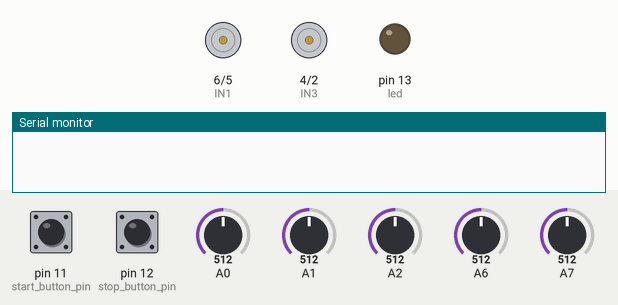
This sketch was run on a simulated Arduino Uno, built with avr-gcc and run on an emulated ATmega328P. On the bench: motor-driver pin pairs drawn as motors (green arrow = first pin HIGH = forward, orange = second pin HIGH = backward, longer = more drive, scaled by the enable pin), output pins drawn as LEDs (lit = HIGH), the last lines printed to the serial monitor. The test bench sets the inputs (shaded band); at power-on: pin 11 (start_button_pin) HIGH, A2 = 512, A0 = 512, pin 12 (stop_button_pin) HIGH, A1 = 512, A6 = 512, A7 = 512.

Above: at 1.2 s.
1.3 s: pin 11 (start_button_pin) pulled LOW for 0.15 s
At 2.4 s:
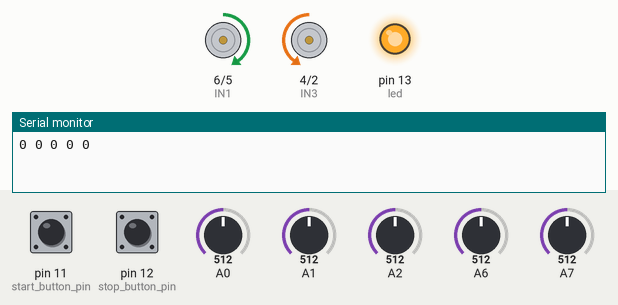
2.9 s: A2 set to 546
At 3.6 s:
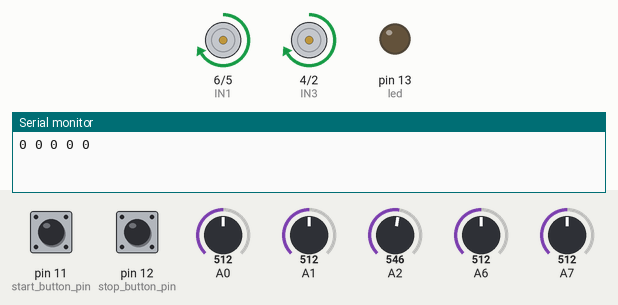
4.4 s: A0 set to 524
5.9 s: A0 set to 549
At 7.1 s:
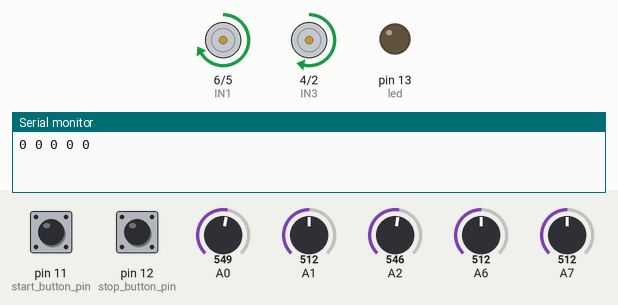
7.4 s: A2 set to 521
At 8.2 s:
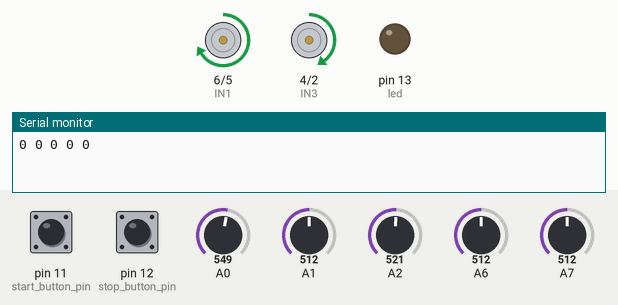
8.9 s: A0 set to 521
At 9.3 s:
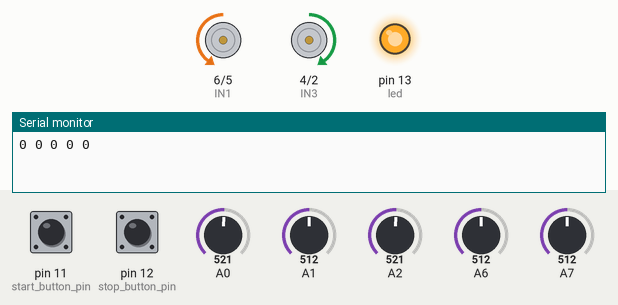
Timing chart, 0 to 11.4 s (numbered marks = the images above; inputs shaded):
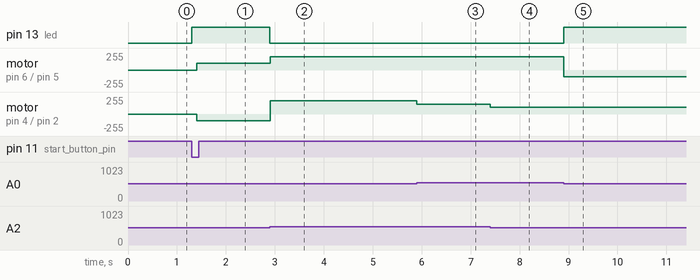

The sketch:

5_IR_v3.ino
```cpp
// Motor pin defines - Assigning Arduino pins to control the motor driver
#define IN1 6  // Motor B control pin 1
#define IN2 5  // Motor B control pin 2
#define IN3 4  // Motor A control pin 1
#define IN4 2  // Motor A control pin 2
#define enA 9  // Motor A PWM speed control pin
#define enB 3  // Motor B PWM speed control pin

// Variables for sensors and line-following settings
int s[6];                     // Array to store sensor readings
int total, sensor_position;    // Variables to store total sensor values and their position
int threshold = 531;           // Threshold to determine if the sensor detects a line
float avg;                     // Variable to store the average position of the detected line
int position[6] = {1, 2, 3, 4, 5};  // Array representing sensor positions (e.g., 1 to 5)
int set_point = 3;             // The target sensor position (center of the line)

// Pins for push buttons and LED
int start_button_pin = 11;  // Start button pin
int stop_button_pin = 12;   // Stop button pin
int led = 13;               // LED pin (usually built-in to Arduino)
bool is_running = false;    // Boolean to track if the robot is running or not

// PID control constants
int kp = 50;                // Proportional gain for PID control
int kd = 500;               // Derivative gain for PID control
int base_speed = 200;       // Base speed for motors
int turn_speed = 100;       // Speed for turning

void setup() {
  // Set motor driver pins as output
  pinMode(IN1, OUTPUT);
  pinMode(IN2, OUTPUT);
  pinMode(IN3, OUTPUT);
  pinMode(IN4, OUTPUT);

  // Configure button pins as input with pull-up resistors to avoid floating values
  pinMode(start_button_pin, INPUT_PULLUP);
  pinMode(stop_button_pin, INPUT_PULLUP);

  // Set LED pin as output
  pinMode(led, OUTPUT);

  // Start the Serial Monitor for debugging
  Serial.begin(9600);
}

void loop() {
  // Read the state of the start and stop buttons
  bool start_button_state = digitalRead(start_button_pin);
  bool stop_button_state = digitalRead(stop_button_pin);

  // If the start button is pressed, begin robot operation
  if (start_button_state == LOW) {
    is_running = true;
    digitalWrite(led, HIGH);  // Turn on LED to indicate the robot is running
  }

  // If the stop button is pressed, stop the robot
  if (stop_button_state == LOW) {
    is_running = false;
    digitalWrite(led, LOW);   // Turn off LED to indicate the robot is stopped
    motor(0, 0);              // Stop both motors
  }

  // If the robot is running, execute the line-following code
  if (is_running) {
    display_value();  // Display sensor values in the Serial Monitor for debugging
    PID_LINE_FOLLOW();  // Use PID control for line-following
  }
}

// Function to read sensor values and calculate the sensor position on the line
void Sensor_reading() {
  sensor_position = 0;  // Reset sensor position
  total = 0;            // Reset total number of sensors detecting the line

  // Loop through the sensors (A0, A1, A2, A6, A7)
  for (byte i = 0; i < 5; i++) {
    if (i > 2) {
      s[i] = analogRead(i + 3);  // Read sensors A6 and A7
    } else {
      s[i] = analogRead(i);      // Read sensors A0, A1, A2
    }

    // Convert sensor reading to binary (1 for detecting the line, 0 for no line)
    if (s[i] > threshold) s[i] = 1;
    else s[i] = 0;

    // Calculate sensor position based on active sensors
    sensor_position += s[i] * position[i];
    total += s[i];  // Count how many sensors are detecting the line
  }

  // If any sensor is detecting the line, calculate the average position
  if (total) avg = sensor_position / total;
}

// Function to implement PID-based line-following control
void PID_LINE_FOLLOW() {
  int PID_Value, P, D;        // Variables to store the PID values
  float error, previous_error = 0;  // Variables to store the error and previous error
  int left_motor_speed, right_motor_speed;  // Variables for motor speeds
  char t;                     // Variable to store the turn direction

  // Continue running while the robot is active
  while (is_running) {
    Sensor_reading();  // Read sensor values
    error = set_point - avg;  // Calculate error (difference between set point and average position)

    // Calculate the derivative (change in error)
    D = kd * (error - previous_error);

    // Calculate the proportional term
    P = error * kp;

    // Sum the P and D terms to get the final PID value
    PID_Value = P + D;

    // Update the previous error
    previous_error = error;

    // Adjust motor speeds based on the PID value
    right_motor_speed = base_speed - PID_Value;
    left_motor_speed = base_speed + PID_Value;

    // Call motor function to move the robot
    motor(left_motor_speed, right_motor_speed);

    // If no sensors detect the line, handle lost line situation
    if (total == 0) {  // No sensors detecting the line
      digitalWrite(led, HIGH);  // Turn on LED to indicate lost line

      // Handle turns if the robot is off the line
      if (t != 's') {
        if (t == 'r') motor(turn_speed, -turn_speed);  // Turn right if needed
        else motor(-turn_speed, turn_speed);           // Turn left if needed

        // Wait until the center sensor detects the line again
        while (!s[2]) Sensor_reading();
        digitalWrite(led, LOW);  // Turn off LED when back on line
      }
    }

    // Detect if a left or right turn is needed
    if (s[4] == 1 && s[0] == 0) t = 'l';  // Left turn detected
    if (s[4] == 0 && s[0] == 1) t = 'r';  // Right turn detected

    // Handle stop signals (all sensors detect the line)
    else if (total == 5) {
      Sensor_reading();  // Check again to confirm stop signal
      if (total == 5) {
        motor(0, 0);  // Stop the robot
        while (total == 5) Sensor_reading();  // Wait until it's off the stop signal
      }
    }
  }
}

// Function to display sensor values in the Serial Monitor for debugging
void display_value() {
  for (byte i = 0; i < 5; i++) {
    Serial.print(s[i]);  // Print sensor state (0 or 1)
    Serial.print(" ");
  }
  Serial.println();  // Print a newline
  delay(100);  // Delay for readability
}

// Function to control the motors
void motor(int a, int b) {
  // Motor A (Left) control
  if (a > 0) {
    digitalWrite(IN3, HIGH);
    digitalWrite(IN4, LOW);
  } else {
    a = -(a);
    digitalWrite(IN3, LOW);
    digitalWrite(IN4, HIGH);
  }

  // Motor B (Right) control
  if (b > 0) {
    digitalWrite(IN1, HIGH);
    digitalWrite(IN2, LOW);
  } else {
    b = -(b);
    digitalWrite(IN1, LOW);
    digitalWrite(IN2, HIGH);
  }

  // Limit motor speed to a maximum value (PWM control)
  if (a > 200) a = 200;
  if (b > 200) b = 200;

  // Apply PWM speed control
  analogWrite(enA, a);  // Apply PWM to Motor A
  analogWrite(enB, b);  // Apply PWM to Motor B
}
```

Measured:
- the behaviour switches between 531 and 532 on A2 (found by bisection; images 1 and 2)
- the behaviour switches between 531 and 532 on A0 (found by bisection; images 2 and 3)
- after the input at 1.3 s, pin 13 (led): LOW → HIGH at once; motor on pin 6 (IN1) / pin 5 (IN2): stopped → forward 100/255 after 0.10 s; motor on pin 4 (IN3) / pin 2 (IN4): stopped → backward 100/255 after 0.10 s
- after the input at 2.9 s, pin 13 (led): HIGH → LOW at once; motor on pin 6 (IN1) / pin 5 (IN2): forward 100/255 → forward 200/255 at once; motor on pin 4 (IN3) / pin 2 (IN4): backward 100/255 → forward 200/255 at once
- after the input at 4.4 s, every drawn part: stays the same
- after the input at 5.9 s, motor on pin 4 (IN3) / pin 2 (IN4): forward 200/255 → forward 150/255 at once
- after the input at 7.4 s, motor on pin 4 (IN3) / pin 2 (IN4): forward 150/255 → forward 100/255 at once
- after the input at 8.9 s, pin 13 (led): LOW → HIGH at once; motor on pin 6 (IN1) / pin 5 (IN2): forward 200/255 → backward 100/255 at once
